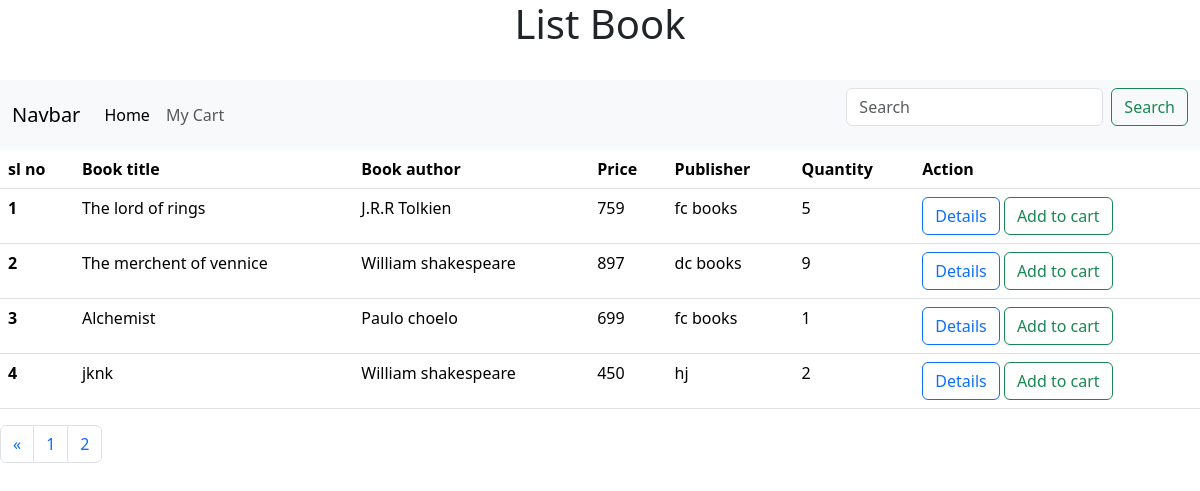
The app's page /user/?page=2 with its own data.
### crudapp/models.py (models this page shows, shortened)
class Book(models.Model):
    title = models.CharField(max_length=250, null=True, blank=True)
    author = models.CharField(max_length=250, null=True, blank=True)
    price = models.IntegerField(null=True, blank=True)
    image = models.ImageField(upload_to='pics')
    quantity = models.IntegerField()
    publisher = models.ForeignKey(Publisher, on_delete=models.CASCADE)

class Publisher(models.Model):
    name = models.CharField(max_length=250, null=True, blank=True)
    def __str__(self):
        return self.name

### userapp/views.py (the view)
# urls.py: path('', views.UserListBook, name='userlist'),
def UserListBook(request):
    books=Book.objects.all()
    paginator=Paginator(books,4)
    page_number=request.GET.get('page')
    try:
        page=paginator.get_page(page_number)
    except EmptyPage:
        page=paginator.page(page_number.num_pages)
    return render(request,'user/userlist.html',{'books':books,'page':page})

### templates/user/userlist.html (shortened to what this page needs)
<html>
    <head>
        <link href="https://cdn.jsdelivr.net/npm/bootstrap@5.3.2/dist/css/bootstrap.min.css" rel="stylesheet">
    </head>
        <body>
<h1 style="text-align: center;">List Book</h1><br>
<nav class="navbar navbar-expand-lg bg-body-tertiary">
    <div class="container-fluid">
      <a class="navbar-brand" href="#">Navbar</a>
      <div class="collapse navbar-collapse" id="navbarSupportedContent">
        <ul class="navbar-nav me-auto mb-2 mb-lg-0">
          <li class="nav-item">
            <a class="nav-link active" aria-current="page" href="{% url 'listbooks' %}">Home</a>
          </li>
          <li class="nav-item">
            <a class="nav-link" href="{% url 'viewcart' %}">My Cart</a>
          </li>
        </ul>
        <form class="d-flex" role="search" method="get" action="{% url 'usersearch' %}">
          <input class="form-control me-2" type="search" placeholder="Search" aria-label="Search" name="q">
          <button class="btn btn-outline-success" type="submit">Search</button>
        </form>
      </div>
    </div>
  </nav>
    <table class="table">
        <thead>
          <tr>
            <th scope="col">sl no</th>
            <th scope="col">Book title</th>
            <th scope="col">Book author</th>
            <th scope="col">Price</th>
            <th scope="col">Publisher</th>
            <th scope="col">Quantity</th>
            <th scope="col">Action</th>
          </tr>
        </thead>
        <tbody>
            {% for i in page %}
          <tr>
            <th scope="row">{{forloop.counter}}</th>
            <td>{{i.title}} </td>
            <td>{{i.author}}</td>
            <td>{{i.price}}</td>
            <td>{{i.publisher}}</td>
            <td>{{i.quantity}}</td>
            <td>
                <a href="{% url 'detail' i.id %}" class="btn btn-outline-primary">Details</a>
                <a href="{% url 'addtocart' i.id %}" class="btn btn-outline-success">Add to cart</a>
            </td>
          </tr>
          {% endfor %}
        </tbody>
      </table>
      <nav aria-label="Page navigation example">
        <ul class="pagination">
          {% if page.has_previous %}
          <li class="page-item">
            <a class="page-link" href="?page={{page.previous_page_number}}" aria-label="Previous">
              <span aria-hidden="true">&laquo;</span>
            </a>
          </li>
          {% endif %}
          {% for num in page.paginator.page_range %}
          <li class="page-item {% if page.number == num %}activate{% endif %}"><a class="page-link" href="?page={{ num }}">{{ num }}</a></li>
          {% endfor %}
        </ul>
      </nav>
    </body>
</html>

### records on screen
Book: title "The lord of rings", author "J.R.R Tolkien", price "759", publisher "fc books", quantity "5"
Book: title "The merchent of vennice", author "William shakespeare", price "897", publisher "dc books", quantity "9"
Book: title "Alchemist", author "Paulo choelo", price "699", publisher "fc books", quantity "1"
Book: title "jknk", author "William shakespeare", price "450", publisher "hj", quantity "2"

### other values on screen
{{ num }} "1" "2"
